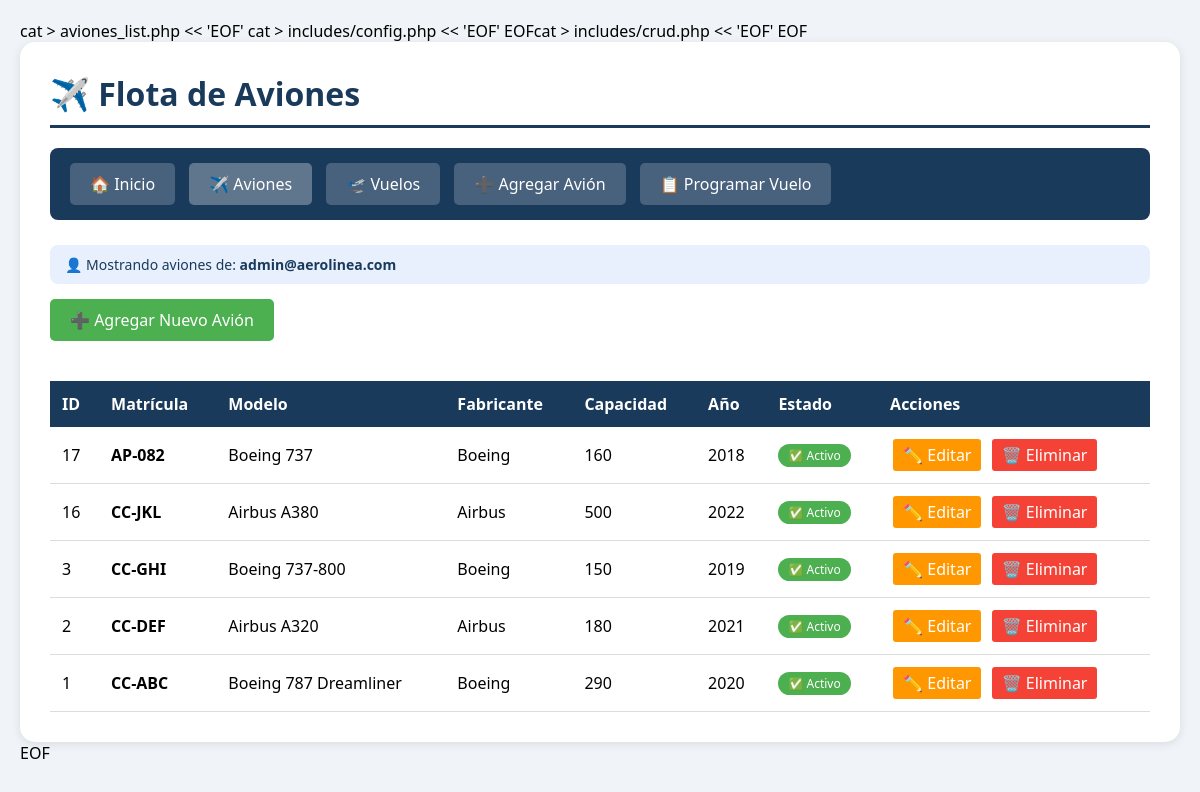
The page /aviones_list.php (signed in) on the database its author committed.
### tables this page shows
CREATE TABLE aviones (
    id INTEGER PRIMARY KEY AUTOINCREMENT,
    matricula TEXT UNIQUE NOT NULL,
    modelo TEXT NOT NULL,
    fabricante TEXT NOT NULL,
    capacidad INTEGER NOT NULL,
    año_fabricacion INTEGER,
    estado TEXT DEFAULT 'Activo',
    fecha_registro TIMESTAMP DEFAULT CURRENT_TIMESTAMP
, usuario_id INTEGER REFERENCES usuarios(id));

### aviones_list.php (the view, shortened to what this page needs)
<?php
require_once 'includes/config.php';
require_once 'includes/crud.php';
$usuario_id = $_SESSION['usuario_id'];
$sql = "SELECT * FROM aviones WHERE usuario_id = ? OR usuario_id IS NULL ORDER BY id DESC";
$stmt = $db->prepare($sql);
$stmt->execute([$usuario_id]);
$aviones = $stmt->fetchAll();
?>
<!DOCTYPE html>
<html lang="es">
<head>
</head>
<body>
    <div class="container">
        <h1>✈️ Flota de Aviones</h1>
        <div class="navbar">
            <a href="index.php">🏠 Inicio</a>
            <a href="aviones_list.php" style="background:rgba(255,255,255,0.3);">✈️ Aviones</a>
            <a href="vuelos_list.php">🛫 Vuelos</a>
            <a href="aviones_create.php">➕ Agregar Avión</a>
            <a href="vuelos_create.php">📋 Programar Vuelo</a>
        </div>
        <div class="aviso">
            👤 Mostrando aviones de: <strong><?= htmlspecialchars($_SESSION['usuario_email']) ?></strong>
        </div>
        <a href="aviones_create.php" class="btn-agregar">➕ Agregar Nuevo Avión</a>
        <table>
            <thead>
                <tr>
                    <th>ID</th>
                    <th>Matrícula</th>
                    <th>Modelo</th>
                    <th>Fabricante</th>
                    <th>Capacidad</th>
                    <th>Año</th>
                    <th>Estado</th>
                    <th>Acciones</th>
                </tr>
            </thead>
            <tbody>
                <?php if (count($aviones) > 0): ?>
                    <?php foreach ($aviones as $avion): ?>
                        <tr>
                            <td><?= $avion['id'] ?></td>
                            <td><strong><?= htmlspecialchars($avion['matricula']) ?></strong></td>
                            <td><?= htmlspecialchars($avion['modelo']) ?></td>
                            <td><?= htmlspecialchars($avion['fabricante']) ?></td>
                            <td><?= $avion['capacidad'] ?></td>
                            <td><?= $avion['año_fabricacion'] ?></td>
                            <td>
                                <?php if ($avion['estado'] == 'Activo'): ?>
                                    <span class="status-activo">✅ Activo</span>
                                <?php elseif ($avion['estado'] == 'Mantenimiento'): ?>
                                    <span class="status-mantenimiento">🔧 Mantenimiento</span>
                                <?php else: ?>
                                    <span class="status-retirado">❌ Retirado</span>
                                <?php endif; ?>
                            </td>
                            <td class="acciones">
                                <a href="aviones_update.php?id=<?= $avion['id'] ?>" class="btn-editar">✏️ Editar</a>
                                <a href="aviones_delete.php?id=<?= $avion['id'] ?>" class="btn-eliminar" onclick="return confirm('¿Estás seguro de eliminar este avión?')">🗑️ Eliminar</a>
                            </td>
                        </tr>
                    <?php endforeach; ?>
                <?php endif; ?>
            </tbody>
        </table>
    </div>
</body>
</html>

### aviones_list.php (style rules this page uses)
* { margin: 0; padding: 0; box-sizing: border-box; }
body { font-family: 'Segoe UI', Tahoma, Geneva, Verdana, sans-serif; background: #f0f4f8; padding: 20px; }
.container { max-width: 1200px; margin: 0 auto; background: white; padding: 30px; border-radius: 15px; box-shadow: 0 2px 10px rgba(0,0,0,0.1); }
h1 { color: #1a3a5c; border-bottom: 3px solid #1a3a5c; padding-bottom: 10px; margin-bottom: 20px; }
.navbar { background: #1a3a5c; padding: 15px; border-radius: 8px; margin-bottom: 25px; }
.navbar a { color: white; text-decoration: none; padding: 10px 20px; margin: 0 5px; background: rgba(255,255,255,0.2); border-radius: 5px; display: inline-block; }
.btn-agregar { background: #4caf50; color: white; padding: 10px 20px; text-decoration: none; border-radius: 5px; display: inline-block; margin-bottom: 20px; }
table { width: 100%; border-collapse: collapse; margin-top: 20px; }
th { background: #1a3a5c; color: white; padding: 12px; text-align: left; }
td { padding: 12px; border-bottom: 1px solid #ddd; }
.acciones a { padding: 5px 10px; margin: 0 3px; border-radius: 3px; text-decoration: none; color: white; display: inline-block; }
.btn-editar { background: #ff9800; }
.btn-eliminar { background: #f44336; }
.status-activo { background: #4caf50; color: white; padding: 3px 10px; border-radius: 15px; font-size: 12px; }
.aviso { background: #e8f0fe; padding: 10px 15px; border-radius: 8px; margin-bottom: 15px; font-size: 14px; color: #1a3a5c; }

### rows shown on the page
aviones: id "17", matricula "AP-082", modelo "Boeing 737", fabricante "Boeing", capacidad "160", año_fabricacion "2018", estado "✅ Activo"
aviones: id "16", matricula "CC-JKL", modelo "Airbus A380", fabricante "Airbus", capacidad "500", año_fabricacion "2022", estado "✅ Activo"
aviones: id "3", matricula "CC-GHI", modelo "Boeing 737-800", fabricante "Boeing", capacidad "150", año_fabricacion "2019", estado "✅ Activo"
aviones: id "2", matricula "CC-DEF", modelo "Airbus A320", fabricante "Airbus", capacidad "180", año_fabricacion "2021", estado "✅ Activo"
aviones: id "1", matricula "CC-ABC", modelo "Boeing 787 Dreamliner", fabricante "Boeing", capacidad "290", año_fabricacion "2020", estado "✅ Activo"

### other values the page prints
$_SESSION['usuario_email'] "admin@aerolinea.com"
